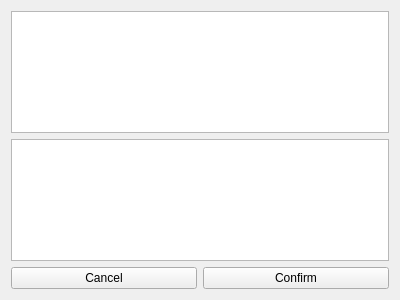
<?xml version="1.0" encoding="UTF-8"?>
<ui version="4.0">
 <class>Edit</class>
 <widget class="QWidget" name="Edit">
  <property name="geometry">
   <rect>
    <x>0</x>
    <y>0</y>
    <width>400</width>
    <height>300</height>
   </rect>
  </property>
  <property name="minimumSize">
   <size>
    <width>0</width>
    <height>0</height>
   </size>
  </property>
  <property name="windowTitle">
   <string>Edit</string>
  </property>
  <layout class="QVBoxLayout" name="verticalLayout_2">
   <item>
    <layout class="QVBoxLayout" name="tableLayout">
     <item>
      <widget class="QTableWidget" name="tableWidget"/>
     </item>
    </layout>
   </item>
   <item>
    <widget class="QTableWidget" name="addTableWidget"/>
   </item>
   <item>
    <layout class="QHBoxLayout" name="horizontalLayout_4">
     <item>
      <widget class="QPushButton" name="cancelButton">
       <property name="toolTip">
        <string>Cancel and Close</string>
       </property>
       <property name="text">
        <string>Cancel</string>
       </property>
      </widget>
     </item>
     <item>
      <widget class="QPushButton" name="confirmButton">
       <property name="minimumSize">
        <size>
         <width>0</width>
         <height>0</height>
        </size>
       </property>
       <property name="toolTip">
        <string>Confirm your selections</string>
       </property>
       <property name="text">
        <string>Confirm</string>
       </property>
      </widget>
     </item>
    </layout>
   </item>
  </layout>
 </widget>
 <resources/>
 <connections/>
</ui>
